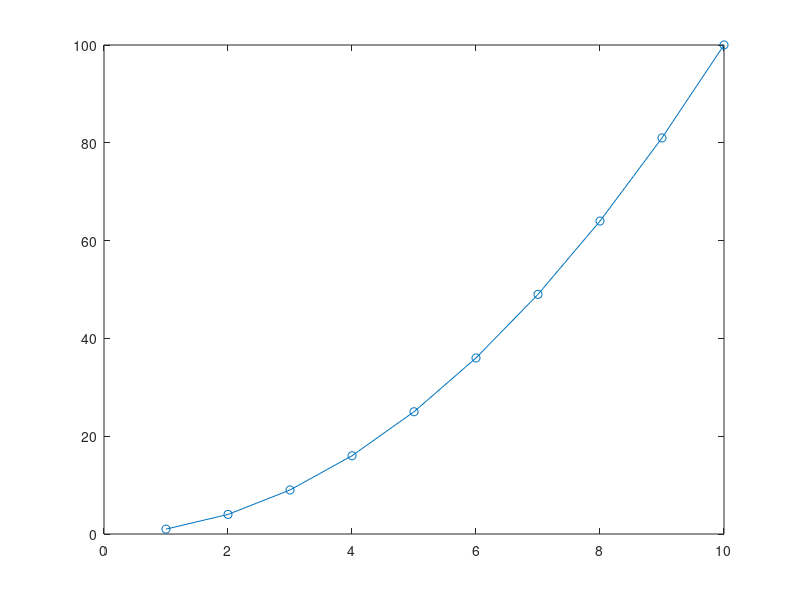

Write MATLAB code to recreate this figure.
%% Getting Started 
% This section serves as an introduction to the Matlab environment and
% programming language as well as to this tutorial. It describes how to 
% configure and start using Matlab, search for help, and how to perform 
% file input and output.
%
%% What is Matlab? 
% Matlab is a programming environment as well as a high level, interpreted,
% dynamically typed language, supporting functional, object oriented, and
% event driven paradigms. It is well suited for numerical computation,
% particularly computations involving matrix operations and linear algebra.
%
% Matlab has excellent support for data visualization and its concise and
% expressive syntax, as well as the plethora of predefined functions,
% results in a powerful environment excellent for rapid prototyping with
% minimal overhead. 
%
% Yet, Matlab is not just a scripting language for quick and dirty
% calculations. Recent versions have seen a dramatic increase for the
% support of large scale, highly structured code to rival C++, Java and the
% like. If you want the best of both worlds, Matlab's integrated java
% support lets you create and manipulate instances of java classes right in
% your Matlab programs. You can also call out to code written in C, C++,
% Perl, Fortran, or execute dos or unix system commands. Furthermore,
% Matlab code can be exported for use in Java, C, C++, and .Net programs,
% or as a stand alone application, mitigating its primary disadvantage
% - that it is not free. 
%
% As an interpreted language, some operations are slower than in a compiled
% language, particularly those involving loops. This too has improved in
% recent versions. In many cases, however, loops can be _vectorized_
% resulting in very quick code that invokes low level, highly optimized,
% _compiled_ functions from the Matlab library. When the most
% computationally expensive parts of your program can be written this way,
% the speed of Matlab code rivals that of compiled languages. 
% 
% Finally, with the addition of various toolkits, e.g. for Statistics,
% Bioinformatics, Optimization, or Image Processing, to name just a few,
% the Matlab environment can be extended for more specialized requirements.
%%
% Matlab(R) is a product of the The Mathworks(TM) company; for more general
% information, consult their website at <http://www.mathworks.com/>.
% 
%% Starting Matlab
% To launch Matlab double click on the Matlab icon or type *Matlab* at
% a command prompt. 
% You should get a display something like the one below
%%
% <html>
% <img src="matlab2008aStartup.png" height="600">
% </html>
%%
% You can immediately type things in to the command window
% and compute their value
1 + 1 % arithmetic
sqrt(pi) % more arithmetic
'foo' % a string
or(true, false) % a boolean value
randn(2,2) % a 2d real matrix
xs = 1:10; plot(xs, xs .^ 2, 'o-'); % a 1d plot 
%%
% We explain the built-in functions and data types in more detail below.
%%
% Typing *matlab -nojvm* starts Matlab  without the Java virtual machine, 
% significantly
% reducing memory requirements at the cost of reduced functionality. None
% of the Matlab desktop windows are available in this mode, except for the
% command window. Here is how it looks.
%%
% <<nojvm.png>>
%%
%% Variables
% We can create named memory locations to store data, called variables, very
% easily in Matlab. 
%%
myvar = 3
a   = 'hello'
f   = log10(100)
g   = 2^10 - 1
%%
% Variable names must begin with a character and can contain up to 63
% characters on most systems. 
%
% Matlab stands for "matrix laboratory", since it was originally
% designed as a front-end to various numerical linear algebra packages.
% Consequently it is easy to create vectors and matrices.
% For example,
%%
a = 1:3 % 1d vector
b = [1 2; 3 4] % 2d matrix
c = ones(2,2,2) % 3d array
%%
% We discuss matrices and vectors in
% much more detail <matrixOperations.html here>.
% 
% In Matlab, scalars are really matrices of size 1x1. The basic 'scalar'
% types are double (real), char, and logical (boolean), although a number of
% (infrequently used) integer types also exist. 
% The 'container' types are:
%  <matrixOperations.html numeric or logical arrays (matrices)>,
% <dataStructures.html#cellArrays cell arrays>,
% <dataStructures.html#structs structures>,
% and <objectOriented.html objects>.
% 
%%
% Since Matlab is a dynamically typed language, we do not predefine the
% type of data we will store in a particular variable and can overwrite
% data of one type with data of another. Notice that the variable g,
% currently holds the number 1023. We will now assign it the following
% string. 
g = 'does this really work?'
%%
% You can save all of the variables in a workspace to a file by typing
% *save filename* at the command prompt and reload them again with *load
% filename*. 
%% Workspace
% To see which variables you have defined, and what their size and type is,
% type *whos*
whos
%%
% Alternatively, you can use a convenient graphical window called the workspace
% (see below). If
% it is not already visible, you can bring it up by typing *workspace* at
% the command prompt or by going to the desktop drop down menu.  You can
% then drag and place it wherever it is convenient. 
%%
% <<workspace.png>>
%%
% You can clear all the variables using
clear all
%% Command Window
% You have already seen how to type expressions or commands
% into the command window. If you do not
% add a semicolon at the end of your commands, the return value will be
% displayed, otherwise the expression will be silently evaluated.
% For example, compare
a = ones(2,2)
%%
% to this
a = ones(2,2); % nothing is displayed  
%%
% The last typed command can be retrieved by selecting the command window
% and pressing the _up arrow key_ on your keyboard. Pressing it several
% times scrolls you backwards through the history of typed commands. By
% first typing in part of the command before pressing the up arrow, only
% those statements that began with the typed text are displayed. 
%%
% Furthermore, you can invoke Matlab's autocomplete feature by typing part
% of a command or function and pressing tab. A number of suggested options
% will appear. The same is true when editing files.
%
%% Help
% One of Matlab's best features is its extensive library of help files.
% There are far too many built in functions to memorize and even if you
% remember the name, the exact syntax might allude you. You can bring up
% the help navigator by going to Desktop -> Help or search right from the
% command window. Typing *help functionname* at the command prompt displays
% that function's documentation as text in the command window, whereas *doc functionname*
% brings this up in the help window (this is usually preferable).
%
%%
% <html>
% <img src="helpEig.png" height="600">
% </html>
%%
% You can look for functions which contain a specified string in the first
% line of their documentation (see <writingFunctions.html#comments here>
% for details) using *lookfor string*, as in this example.
%%
lookfor quadratic
%%
%% Using this Guide
% This tutorial so broken into several small chapters, which are themselves
% composed of a number of subsections. For the most part, the chapters are
% self contained and can be read in isolation as needed. As the code for
% the examples is embedded right into the document, it may be advantageous
% to open the tutorial in the Matlab web browser so that you can try out
% the examples as you read. 
% Just type something like
% *web yagtom.googlecode.com*
% at the command prompt. You can then click on 'Desktop -> dock browser'
% so the browser will appear inside the matlab <writingFunctions.html#Editor editor> as illustrated below.
%%
% <html>
% <img src="matlabTutorialBrowser.png" height="500">
% </html>
%%
% You can execute code by highlighting it on the
% web page and pressing *F9*. The statements are processed as though they
% were typed one at a time in the command window. 
% Or you can cut and paste between different windows.
% Note that some of the examples use functions or data that
% are not built-in to matlab.
% These can be download here: <http://code.google.com/p/yagtom/downloads/list>.
% You should unzip these in some directory,
% and then add them to your matlab path by typing
% something like
addpath(genpath('C:\matlabTutorial\mfiles'))
%%
% Click <files.html#MatlabPath here> for more details on the matlab path.
%% Other Matlab resources
% There are many other resources related to Matlab.
% We list some of them below.
%%
% <html>
% <ul>
% <li> 
% <a
% href="http://www.mathworks.com/access/helpdesk/help/pdf_doc/matlab/getstart.pdf">
% Getting started in Matlab</a>, the official 260 page  guide.
% <li> 
% <a
% href="http://www.mathworks.com/academia/student_center/tutorials/launchpad.html">
% official links to other tutorials</a>
% <li> <a href="http://www.mathworks.com/matlabcentral">matlab central</a>, source of
% free software, of variable quality.
% <li> <a href="http://www.mathworks.com/matlabcentral/newsreader"> matlab
% newsgroup</a>, 
% a place where you can post questions and people may answer them for you.
% </ul>
% </html>
